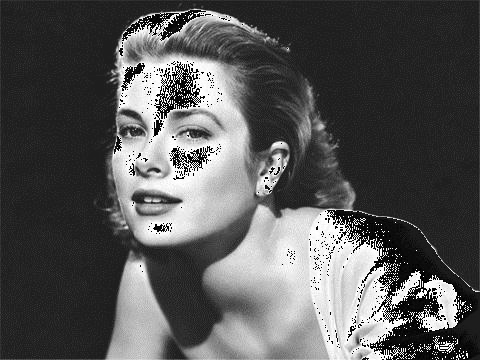
#> input picture DATA/User_Saved_Data/img/LR1/grace.jpg, 480 x 360 px
$ python -i lab13.py   (imports and definitions only)
#> lines starting #> are read from the running program, lines starting #| are printed output that depends on the picture
#> further down, picture is the input picture: shape (360, 480, 3); min 0, max 255, mean 87.2
from ..calculation_functions_typing import *
from ...data_types import File
from ..input.read import read_file

import cv2
import numpy as np


def erosion(image, kernel_size):
    """
    Выделения контуров объектов на изображении методом ЭРОЗИИ
    """
#> called with kernel_size = 3
    kernel = np.ones((kernel_size, kernel_size), np.uint8)
    eroded_image = cv2.erode(image, kernel, iterations=1)
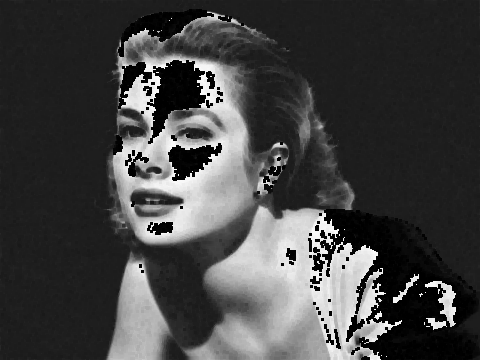
#> eroded_image: shape (360, 480, 3); min 0, max 254, mean 67.1
    return eroded_image


def dilation(image, kernel_size):
    """
    Выделения контуров объектов на изображении методом ДИЛЯЦИИ
    """
    kernel = np.ones((kernel_size, kernel_size), np.uint8)
    dilated_image = cv2.dilate(image, kernel, iterations=1)
    return dilated_image


def contours_from_morphology(image, method='erosion', kernel_size=3):
    """
    Выделения контуров объектов на изображении методом морфологических преобразований
    """
    if image is None:
        return {"morphology_image": None}
    if isinstance(image, File):
        image = read_file(image.path)

    if method == 'erosion':
        morph_image = erosion(image, kernel_size)
    elif method == 'dilation':
        morph_image = dilation(image, kernel_size)
    else:
        return {"morphology_image": NodeResult("Некорректный метод", ResultType.STR_VALUE)}

    # Вычисление разницы между исходным и морфологически обработанным изображением
    contour_image = cv2.absdiff(image, morph_image)
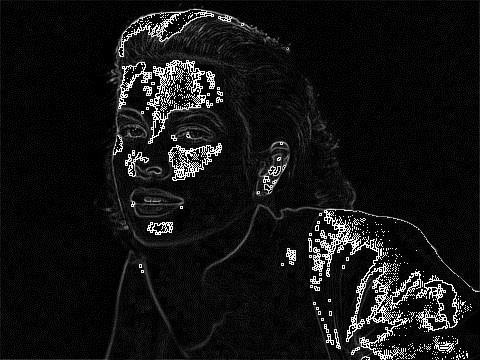
#> contour_image: shape (360, 480, 3); min 0, max 255, mean 20.1

    # Пороговое преобразование для выделения контуров
    _, thresholded_image = cv2.threshold(contour_image, 40, 255, cv2.THRESH_BINARY)
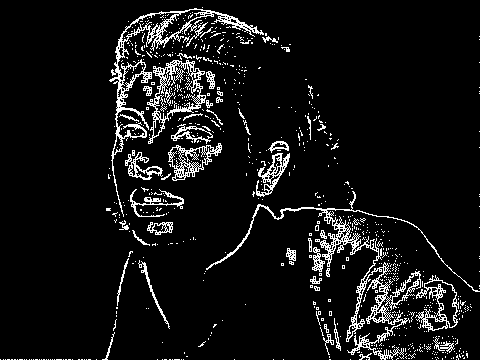
#> thresholded_image: shape (360, 480, 3); 7.5% white in thin lines or dots

    return {
        "morphology_image": NodeResult(thresholded_image, ResultType.IMAGE_CV2),
    }

>>> import cv2
>>> picture = cv2.imread('../../../DATA/User_Saved_Data/img/LR1/grace.jpg')
>>> result = contours_from_morphology(picture)
#> result = 1 item
